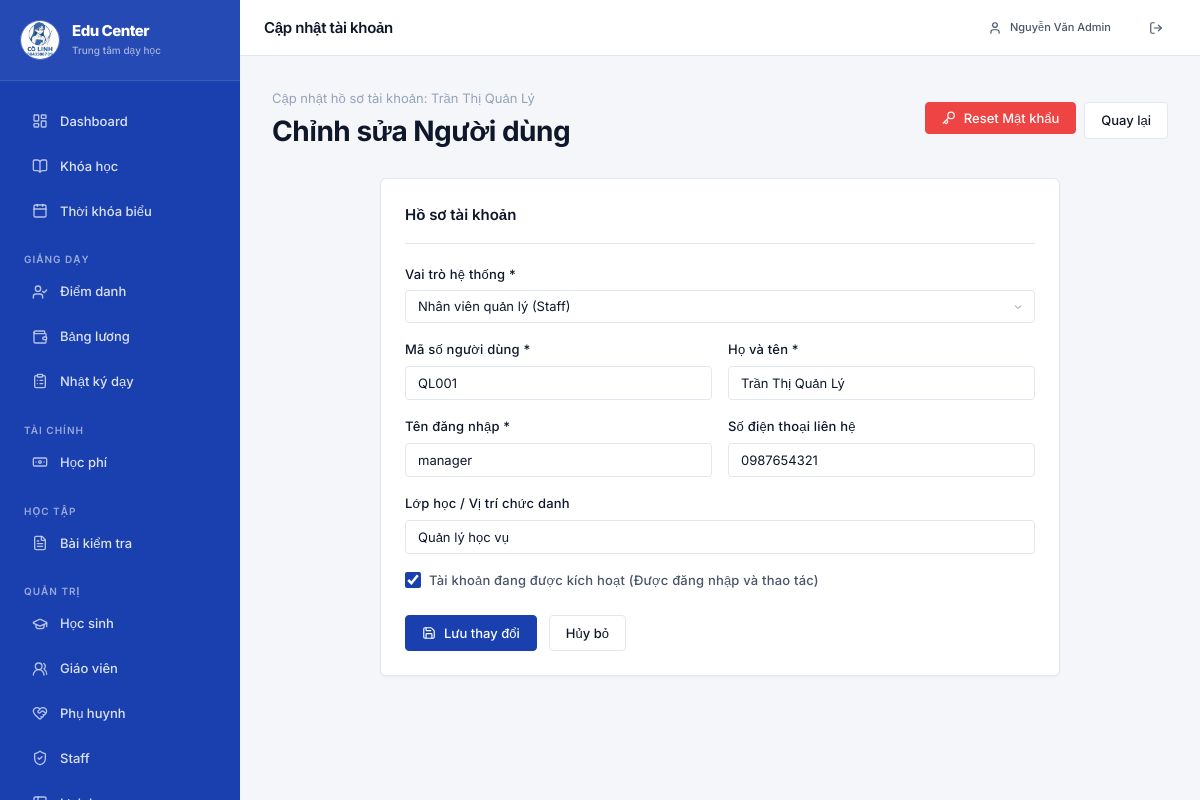
Screenshot of /users/2/edit (signed in) with the database file from the repository.
### models.py (models this page shows, shortened)
class User(db.Model, UserMixin):
    id = db.Column(db.Integer, primary_key=True)
    username = db.Column(db.String(80), unique=True, nullable=False)
    fullname = db.Column(db.String(100), nullable=False)
    user_code = db.Column(db.String(20), unique=True, nullable=False)
    role = db.Column(db.String(20), nullable=False, default="student")
    phone = db.Column(db.String(20))
    parent_phone = db.Column(db.String(20))
    birth_date = db.Column(db.Date)
    position = db.Column(db.String(100))
    password_hash = db.Column(db.String(255))
    is_active = db.Column(db.Boolean, default=True)
    avatar = db.Column(db.String(100), default="default.jpg")
    salary_rate_per_hour = db.Column(db.Integer, default=0)
    linked_student_id = db.Column(db.Integer, db.ForeignKey("user.id"))
    linked_student = db.relationship("User", remote_side=[id], uselist=False)
    courses_taught = db.relationship("Course", back_populates="teacher", foreign_keys="Course.teacher_id")
    schedules = db.relationship("Schedule", back_populates="teacher", foreign_keys="Schedule.teacher_id")
    enrollments = db.relationship("Enrollment", back_populates="student", foreign_keys="Enrollment.student_id")

### app.py (the view, shortened to what this page needs)
@app.route("/users/<int:user_id>/edit", methods=["GET", "POST"])
@login_required
@manager_or_admin_required
def edit_user(user_id):
    user = db.session.get(User, user_id) or abort(404)
    if current_user.role == "manager" and user.role == "admin":
        flash("Quản lý không được thay đổi tài khoản admin.", "danger")
        return redirect(url_for("manage_users", role_name="staff"))
    students = User.query.filter_by(role="student").order_by(User.fullname).all()
    return render_template("edit_user.html", user=user, students=students)

### app.py (called while the page is built)
@login_manager.user_loader
def load_user(user_id):
    return db.session.get(User, int(user_id))

@app.context_processor
def inject_globals():
    import datetime as dt
    today = dt.date.today()
    return {
        "WEEKDAYS": dict(WEEKDAYS),
        "STATUS_LABELS": STATUS_LABELS,
        "TUITION_LABELS": TUITION_LABELS,
        "ROLE_LABELS": ROLE_LABELS,
        "current_month_summary": current_month_summary,
        "money": lambda value: f"{int(value or 0):,}".replace(",", "."),
        "today_date": today.strftime('%d/%m/%Y'),
        "now": dt.datetime.now(),
    }

### helpers.py (called while the page is built)
def role_required(*allowed_roles):
    def decorator(view):
        @wraps(view)
        def wrapped(*args, **kwargs):
            if not current_user.is_authenticated:
                return redirect(url_for("login"))
            if current_user.role == "admin" or current_user.role in allowed_roles:
                return view(*args, **kwargs)
            flash("Bạn không có quyền truy cập trang này.", "danger")
            return redirect(url_for("index"))
        return wrapped
    return decorator

### templates/edit_user.html (shortened to what this page needs)
{% extends "base.html" %}
{% block page_title %}Cập nhật tài khoản{% endblock %}
{% block content %}
<div x-data="{
  role: '{{ user.role }}'
}">
  <div class="page-header">
    <div class="page-title-area">
      <p>Cập nhật hồ sơ tài khoản: {{ user.fullname }}</p>
      <h1>Chỉnh sửa Người dùng</h1>
    </div>
    <div style="display:flex; gap:var(--space-2)">
      <form action="{{ url_for('reset_password', user_id=user.id) }}" method="POST" onsubmit="return confirm('Đặt lại mật khẩu tài khoản này về mặc định \'123456\'?')">
        <button type="submit" class="btn btn-danger">
          <i data-lucide="key" style="width:14px;height:14px"></i>
          Reset Mật khẩu
        </button>
      </form>
      <a href="{{ url_for('manage_users', role_name='teachers' if user.role == 'teacher' else 'students') }}" class="btn btn-secondary">Quay lại</a>
    </div>
  </div>
  <div class="card" style="max-width: 680px; margin: 0 auto">
    <div class="card-header">
      <h3 class="card-title">Hồ sơ tài khoản</h3>
    </div>
    <form method="POST">
      <div class="form-group">
        <label class="form-label" for="role">Vai trò hệ thống *</label>
        <select id="role" name="role" x-model="role" required>
          <option value="manager" {% if user.role == 'manager' %}selected{% endif %}>Nhân viên quản lý (Staff)</option>
        </select>
      </div>
      <div class="form-grid-2">
        <div class="form-group">
          <label class="form-label" for="user_code">Mã số người dùng *</label>
          <input type="text" id="user_code" name="user_code" value="{{ user.user_code }}" required>
        </div>
        <div class="form-group">
          <label class="form-label" for="fullname">Họ và tên *</label>
          <input type="text" id="fullname" name="fullname" value="{{ user.fullname }}" required>
        </div>
      </div>
      <div class="form-grid-2">
        <div class="form-group">
          <label class="form-label" for="username">Tên đăng nhập *</label>
          <input type="text" id="username" name="username" value="{{ user.username }}" required>
        </div>
        <div class="form-group">
          <label class="form-label" for="phone">Số điện thoại liên hệ</label>
          <input type="tel" id="phone" name="phone" value="{{ user.phone or '' }}" placeholder="09xx xxx xxx">
        </div>
      </div>
      <div class="form-group" x-show="role === 'student' || role === 'manager' || role === 'admin'">
        <label class="form-label" for="position">Lớp học / Vị trí chức danh</label>
        <input type="text" id="position" name="position" value="{{ user.position or '' }}" placeholder="Ví dụ: Lớp 10A2, Quản vụ">
      </div>
      <div class="form-group" style="margin-top: var(--space-4)">
        <label class="checkbox-label">
          <input type="checkbox" name="is_active" value="1" {% if user.is_active %}checked{% endif %}>
          <span>Tài khoản đang được kích hoạt (Được đăng nhập và thao tác)</span>
        </label>
      </div>
      <div style="margin-top: var(--space-6); display: flex; gap: var(--space-3)">
        <button type="submit" class="btn btn-primary">
          <i data-lucide="save" style="width:14px;height:14px"></i>
          Lưu thay đổi
        </button>
        <a href="{{ url_for('manage_users', role_name='teachers' if user.role == 'teacher' else 'students') }}" class="btn btn-secondary">
          Hủy bỏ
        </a>
      </div>
    </form>
  </div>
</div>
{% endblock %}

### templates/base.html (shortened to what this page needs)
<!DOCTYPE html>
<html lang="vi">
<head>
  <link rel="stylesheet" href="{{ url_for('static', filename='css/main.css') }}">
</head>
<body>
  <div class="app-shell">
    <aside class="sidebar">
      <a href="{{ url_for('index') }}" class="sidebar-brand-link">
        <div class="sidebar-logo">
          <img src="{{ url_for('static', filename='images/logo.png') }}" alt="Logo" class="sidebar-logo-img">
          <div class="sidebar-brand-info">
            <h1 class="sidebar-brand-title">Edu Center</h1>
            <span class="sidebar-brand-subtitle">Trung tâm dạy học</span>
          </div>
        </div>
      </a>
      <nav class="nav-section">
        <a href="{{ url_for('index') }}" class="nav-item {% if request.endpoint == 'index' %}active{% endif %}">
          <i data-lucide="layout-dashboard"></i> Dashboard
        </a>
        <a href="{{ url_for('courses') }}" class="nav-item {% if 'course' in request.endpoint %}active{% endif %}">
          <i data-lucide="book-open"></i> Khóa học
        </a>
        <a href="{{ url_for('my_schedule') }}"
          class="nav-item {% if 'schedule' in request.endpoint and request.endpoint != 'schedules' %}active{% endif %}">
          <i data-lucide="calendar"></i> Thời khóa biểu
        </a>
        {% if current_user.role in ('admin','manager','teacher') %}
        <div class="nav-label">Giảng dạy</div>
        <a href="{{ url_for('attendance') }}"
          class="nav-item {% if 'attendance' in request.endpoint %}active{% endif %}">
          <i data-lucide="user-check"></i> Điểm danh
        </a>
        <a href="{{ url_for('payroll') }}" class="nav-item {% if 'payroll' in request.endpoint %}active{% endif %}">
          <i data-lucide="wallet"></i> Bảng lương
        </a>
        <a href="{{ url_for('my_teaching_records') }}"
          class="nav-item {% if 'teaching' in request.endpoint %}active{% endif %}">
          <i data-lucide="clipboard-list"></i> Nhật ký dạy
        </a>
        {% endif %}
        {% if current_user.role in ('admin','manager','student','parent') %}
        <div class="nav-label">Tài chính</div>
        <a href="{{ url_for('tuition') }}" class="nav-item {% if 'tuition' in request.endpoint %}active{% endif %}">
          <i data-lucide="banknote"></i> Học phí
        </a>
        {% endif %}
        <div class="nav-label">Học tập</div>
        <a href="{{ url_for('exam_list') }}" class="nav-item {% if 'exam' in request.endpoint %}active{% endif %}">
          <i data-lucide="file-text"></i> Bài kiểm tra
        </a>
        {% if current_user.role in ('admin','manager') %}
        <div class="nav-label">Quản trị</div>
        <a href="{{ url_for('manage_users', role_name='students') }}"
          class="nav-item {% if request.endpoint == 'manage_users' and request.view_args.get('role_name','') == 'students' %}active{% endif %}">
          <i data-lucide="graduation-cap"></i> Học sinh
        </a>
        <a href="{{ url_for('manage_users', role_name='teachers') }}"
          class="nav-item {% if request.endpoint == 'manage_users' and request.view_args.get('role_name','') == 'teachers' %}active{% endif %}">
          <i data-lucide="users-2"></i> Giáo viên
        </a>
        <a href="{{ url_for('manage_users', role_name='parents') }}"
          class="nav-item {% if request.endpoint == 'manage_users' and request.view_args.get('role_name','') == 'parents' %}active{% endif %}">
          <i data-lucide="heart-handshake"></i> Phụ huynh
        </a>
        <a href="{{ url_for('manage_users', role_name='staff') }}"
          class="nav-item {% if request.endpoint == 'manage_users' and request.view_args.get('role_name','') == 'staff' %}active{% endif %}">
          <i data-lucide="shield-check"></i> Staff
        </a>
        <a href="{{ url_for('schedules') }}" class="nav-item {% if request.endpoint == 'schedules' %}active{% endif %}">
          <i data-lucide="table-2"></i> Lịch học
        </a>
        {% endif %}
      </nav>
    </aside>
    <div class="main-area">
      <header class="topbar">
        <div style="display:flex;align-items:center;gap:var(--space-3)">
          <h2 style="margin:0;font-size:var(--text-md);font-weight:600;font-family:inherit">
            {% block page_title %}{% endblock %}
          </h2>
        </div>
        <div style="display:flex;align-items:center;gap:var(--space-3)">
          <a href="{{ url_for('profile') }}" class="btn btn-ghost btn-sm">
            <i data-lucide="user" style="width:14px;height:14px;"></i>
            {{ current_user.fullname }}
          </a>
          <a href="{{ url_for('logout') }}" class="btn btn-ghost btn-sm" title="Đăng xuất">
            <i data-lucide="log-out" style="width:14px;height:14px;"></i>
          </a>
        </div>
      </header>
      <main class="page-content">
        {% block content %}{% endblock %}
      </main>
    </div>
  </div>
</body>
</html>

### rows the page displays
User: fullname "Nguyễn Văn Admin"
User: fullname "Trần Thị Quản Lý", role "Nhân viên quản lý (Staff)", user_code "QL001", username "manager", phone "0987654321", position "Quản lý học vụ", is_active "☑"
